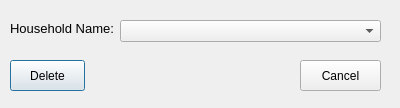
<?xml version="1.0" encoding="UTF-8"?>
<ui version="4.0">
 <class>DeleteHousehold</class>
 <widget class="QDialog" name="DeleteHousehold">
  <property name="geometry">
   <rect>
    <x>0</x>
    <y>0</y>
    <width>400</width>
    <height>108</height>
   </rect>
  </property>
  <property name="windowTitle">
   <string>Delete Household </string>
  </property>
  <widget class="QPushButton" name="cmdDel">
   <property name="geometry">
    <rect>
     <x>10</x>
     <y>60</y>
     <width>75</width>
     <height>31</height>
    </rect>
   </property>
   <property name="text">
    <string>Delete</string>
   </property>
  </widget>
  <widget class="QLabel" name="label">
   <property name="geometry">
    <rect>
     <x>10</x>
     <y>20</y>
     <width>111</width>
     <height>16</height>
    </rect>
   </property>
   <property name="font">
    <font>
     <pointsize>10</pointsize>
    </font>
   </property>
   <property name="text">
    <string>Household Name:</string>
   </property>
  </widget>
  <widget class="QComboBox" name="cboHouseholdName">
   <property name="geometry">
    <rect>
     <x>120</x>
     <y>20</y>
     <width>261</width>
     <height>22</height>
    </rect>
   </property>
  </widget>
  <widget class="QPushButton" name="cmdCancel">
   <property name="geometry">
    <rect>
     <x>300</x>
     <y>60</y>
     <width>81</width>
     <height>31</height>
    </rect>
   </property>
   <property name="text">
    <string>Cancel</string>
   </property>
  </widget>
 </widget>
 <tabstops>
  <tabstop>cboHouseholdName</tabstop>
  <tabstop>cmdDel</tabstop>
  <tabstop>cmdCancel</tabstop>
 </tabstops>
 <resources/>
 <connections>
  <connection>
   <sender>cmdDel</sender>
   <signal>clicked()</signal>
   <receiver>DeleteHousehold</receiver>
   <slot>delHousehold()</slot>
   <hints>
    <hint type="sourcelabel">
     <x>70</x>
     <y>71</y>
    </hint>
    <hint type="destinationlabel">
     <x>123</x>
     <y>70</y>
    </hint>
   </hints>
  </connection>
  <connection>
   <sender>cmdCancel</sender>
   <signal>clicked()</signal>
   <receiver>DeleteHousehold</receiver>
   <slot>mdiClose()</slot>
   <hints>
    <hint type="sourcelabel">
     <x>313</x>
     <y>76</y>
    </hint>
    <hint type="destinationlabel">
     <x>218</x>
     <y>65</y>
    </hint>
   </hints>
  </connection>
  <connection>
   <sender>cmdCancel</sender>
   <signal>clicked()</signal>
   <receiver>DeleteHousehold</receiver>
   <slot>close()</slot>
   <hints>
    <hint type="sourcelabel">
     <x>338</x>
     <y>80</y>
    </hint>
    <hint type="destinationlabel">
     <x>264</x>
     <y>81</y>
    </hint>
   </hints>
  </connection>
 </connections>
 <slots>
  <slot>delHousehold()</slot>
  <slot>mdiClose()</slot>
 </slots>
</ui>
